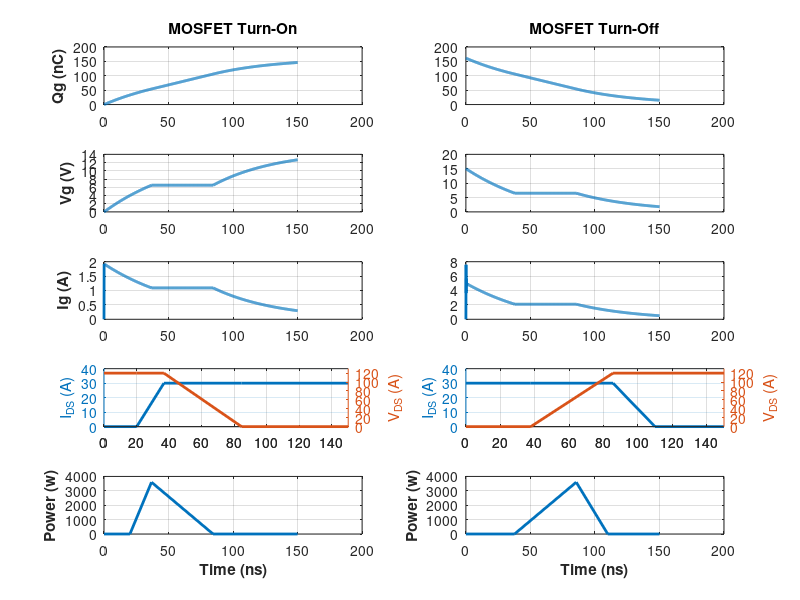

Source code (MATLAB): (Note: this script raises an error after producing the figure.)

N = 4;              % Number of FETs in parallel
RdsOn = 8e-3;       % On-state resistance of the FETs
Qg_total = 161e-9;  % Total gate charge
Qgs = 54e-9;        % Gate-Source charge
Qgd = 52e-9;        % Gate-Drain charge
Vgs_th = 4;         % Threshold voltage
Vpl = 6.5;          % Plateau voltage

Qrr = 633e-9;

RgInternal = 1;     % Internal mosfet gate resistance

Vgd = 15;               % Gate drive voltage
RgExternalCharge = 6.8; % External gate resistance (charge)
RgExternalDisch  = 2.7; % External gate resistance (discharge)
VGateDiode = 0.5;        % Forward voltage of the discharge diode

Fs = 20000;    % Switching Frequency

Vbus = 120;    % Bus voltage
Vout = 30;     % Output voltage
Iavg = 30;     % Average output current

Lll = 0.002;   % Line to Line motor inductance

% ===============================================================

% Ripple Current

Iripple = (Vbus-Vout)*(Vout/Vbus)*1/Fs/Lll;

% ===============================================================

% Build a gate charge vs gate voltage profile
% (like illustrated in the datasheet)

Vgs   = [0 Vpl Vpl Vgd ];
q = [0 Qgs Qgs+Qgd Qg_total ];

% ===============================================================

% High Side Turn-On

% Solve for Gate current (Ig), Gate Voltage (Vg), and
% gate charge (Qg).

dt = 1e-10;
t = 0:dt:0.15e-6;

Ig_on = zeros(1,length(t));
Qg_on = zeros(1,length(t));
Vg_on = zeros(1,length(t));

Ig_off = zeros(1,length(t));
Qg_off = zeros(1,length(t));
Vg_off = zeros(1,length(t));

Ig_off(1) = 0;
Qg_off(1) = Qg_total;
Vg_off(1) = Vgd;


for i = 2:length(t)
    Qg_on(i) = Qg_on(i-1) + Ig_on(i-1)*dt;
    Vg_on(i) = interp1(q,Vgs,Qg_on(i));
    Ig_on(i) = (Vgd-Vg_on(i))/(RgInternal+RgExternalCharge);

    Qg_off(i) = Qg_off(i-1) - Ig_on(i-1)*dt;
    Vg_off(i) = interp1(q,Vgs,Qg_off(i));
    Ig_off(i) = (Vg_off(i)-VGateDiode-RgInternal*Ig_off(i-1))/(RgExternalDisch) ...
        + (Vg_off(i)-RgInternal*Ig_off(i-1))/(RgExternalCharge);
end

% Determine the critical times for events to start/stop
t_Vth_on = t(sum(Vg_on<Vgs_th));
t_Vpl_on= t(sum(Vg_on<Vpl));
t_Vpl2_on = t(sum(Vg_on<=Vpl));

t_Vpl2_off = t(sum(Vg_off>Vpl));
t_Vpl_off = t(sum(Vg_off>=Vpl));
t_Vth_off = t(sum(Vg_off>Vgs_th));

% Determine the duration of those peroids
tri = t_Vpl_on-t_Vth_on;
tfv = t_Vpl2_on-t_Vpl_on;

trv = t_Vpl_off - t_Vpl2_off;
tfi = t_Vth_off - t_Vpl2_off;

time_on  = [ 0 t_Vth_on t_Vpl_on t_Vpl2_on max(t) ];
Ids_on   = [ 0 0 Iavg Iavg Iavg ];
Vds_on   = [ Vbus Vbus Vbus 0 0 ];
P_on     = Ids_on .* Vds_on;

time_off  = [ 0 t_Vpl2_off t_Vpl_off t_Vth_off max(t) ];
Ids_off   = [ Iavg Iavg Iavg 0 0 ];
Vds_off   = [ 0 0 Vbus Vbus Vbus ];
P_off     = Ids_off .* Vds_off;

% Plot the Results
figure;
subplot(521);
plot(t.*1e9,Qg_on.*1e9,'linewidth',2);
ylabel('Qg (nC)','fontweight','bold');
title('MOSFET Turn-On','fontweight','bold');
grid on;

subplot(522);
plot(t.*1e9,Qg_off.*1e9,'linewidth',2);
title('MOSFET Turn-Off','fontweight','bold');
grid on;

subplot(523);
plot(t.*1e9,Vg_on,'linewidth',2);
ylabel('Vg (V)','fontweight','bold');
grid on;

subplot(524);
plot(t.*1e9,Vg_off,'linewidth',2);
grid on;

subplot(525);
plot(t.*1e9,Ig_on,'linewidth',2);
ylabel('Ig (A)','fontweight','bold');
grid on;

subplot(526);
plot(t.*1e9,Ig_off,'linewidth',2);
grid on;

subplot(527);
[AX, H1, H2] = plotyy(time_on.*1e9,Ids_on,time_on.*1e9,Vds_on);
set(H1,'linewidth',2);
set(H2,'linewidth',2);
set(get(AX(1),'Ylabel'),'String','I_{DS} (A)') 
set(get(AX(2),'Ylabel'),'String','V_{DS} (A)') 
set(AX(1),'YLim',[0 Iavg+10]) 
set(AX(2),'YLim',[0 Vbus+10]) 
grid on;

subplot(528);
[AX, H1, H2] = plotyy(time_off.*1e9,Ids_off,time_off.*1e9,Vds_off);
set(H1,'linewidth',2);
set(H2,'linewidth',2);
set(get(AX(1),'Ylabel'),'String','I_{DS} (A)') 
set(get(AX(2),'Ylabel'),'String','V_{DS} (A)') 
set(AX(1),'YLim',[0 Iavg+10]) 
set(AX(2),'YLim',[0 Vbus+10]) 
grid on;

subplot(5,2,9);
plot(time_on.*1e9,P_on,'linewidth',2);
ylabel('Power (w)','fontweight','bold');
xlabel('Time (ns)','fontweight','bold');
grid on;

subplot(5,2,10);
plot(time_off.*1e9,P_off,'linewidth',2);
ylabel('Power (w)','fontweight','bold');
xlabel('Time (ns)','fontweight','bold');
grid on;

% loss types:
% 1) switching loss
% 2) gate driver loss
% 3) reverse recovery loss
% 4) conduction loss

P_switching_loss = (trapz(time_on,P_on) + trapz(time_off,P_off))*Fs;
P_gate_drive     = (trapz(t,Ig_off*Vgd) + trapz(t,Ig_on*Vgd))*N*Fs*2;
P_reverse = Qrr * Fs * Vbus * 2 * N;
P_conduction = IPeak^2 * (RdsOn/N);

P_loss = P_switching_loss + P_gate_drive + P_conduction + P_reverse


% The first thing we can calculate is the loss due to gate drive
% current:


%fprintf('Ripple Current: %.3f A\n',Iripple);
